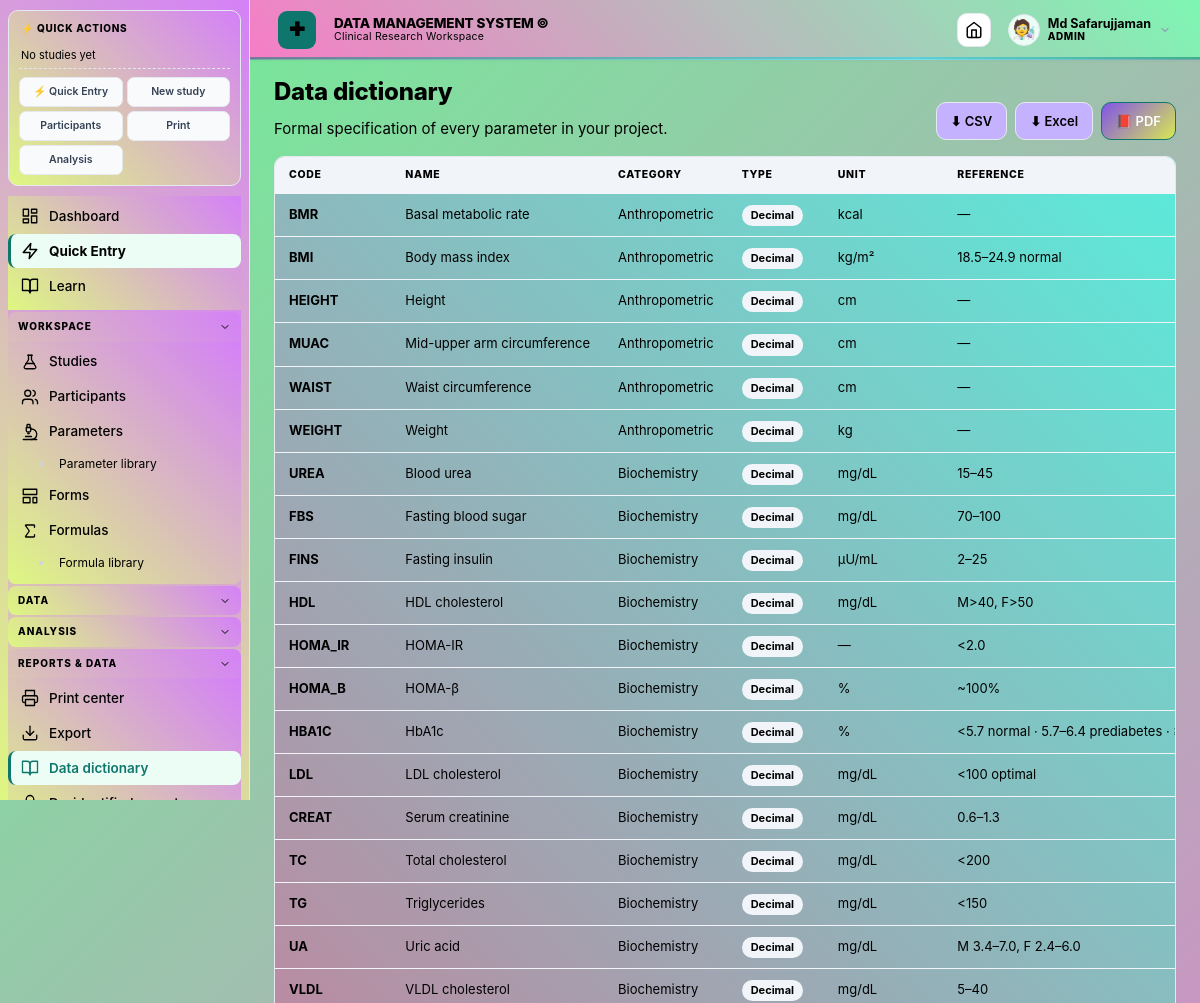
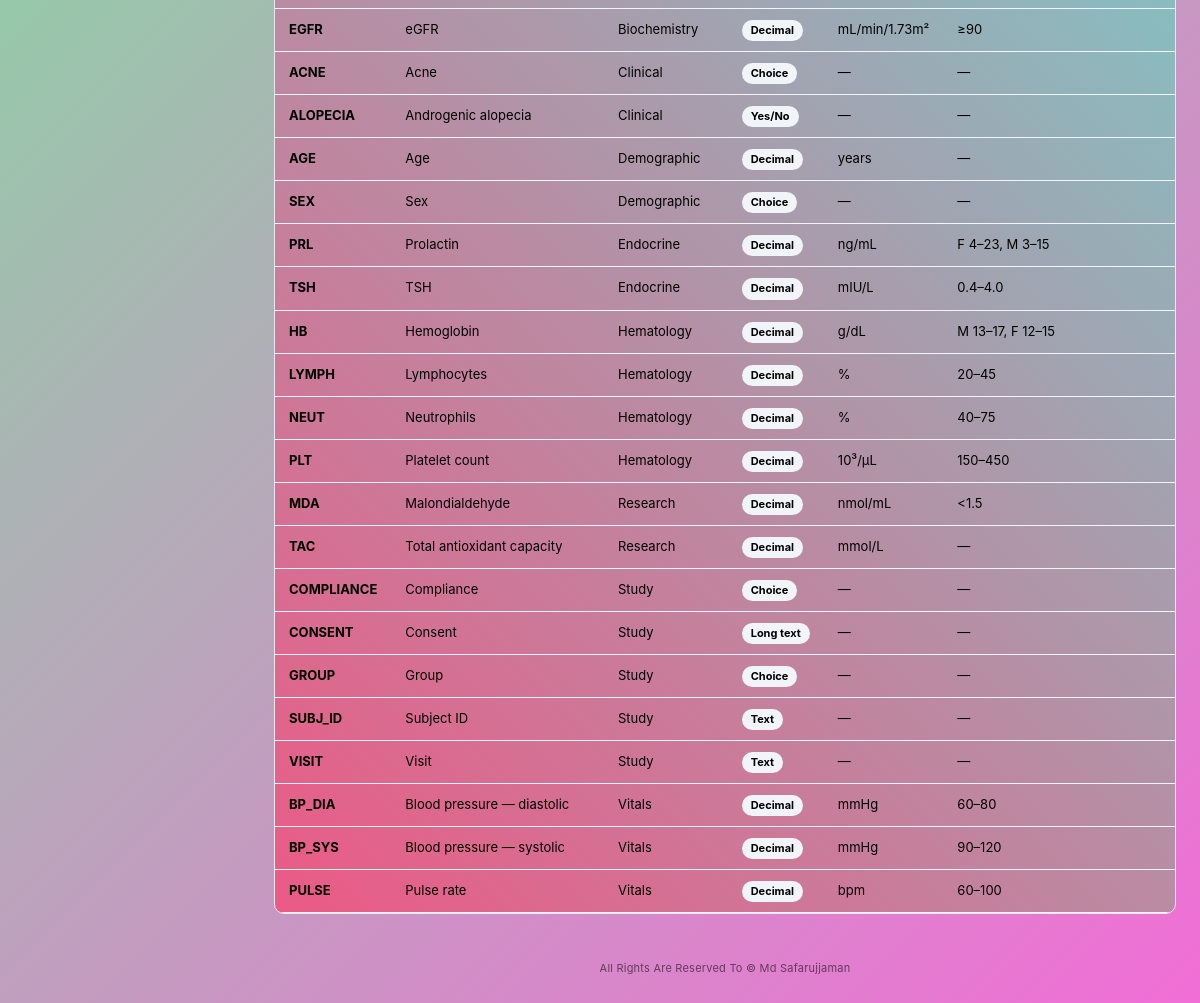
Screenshot of /data-dictionary (signed in) with the database file from the repository (2 pictures, top to bottom).
### tables this page shows
CREATE TABLE settings(
    key   TEXT PRIMARY KEY,
    value TEXT NOT NULL
);

CREATE TABLE users(
    id            INTEGER PRIMARY KEY AUTOINCREMENT,
    username      TEXT UNIQUE NOT NULL,
    password_hash TEXT NOT NULL,
    role          TEXT NOT NULL CHECK(role IN ('ADMIN','RESEARCHER','VIEWER')),
    active        INTEGER NOT NULL DEFAULT 1,
    created_at    TEXT NOT NULL DEFAULT CURRENT_TIMESTAMP,
    last_login    TEXT,
    avatar_type   TEXT DEFAULT 'initials',
    avatar_value  TEXT DEFAULT '',
    avatar_style  TEXT DEFAULT '',
    totp_secret   TEXT DEFAULT '',
    totp_enabled  INTEGER DEFAULT 0,
    totp_backup_codes TEXT DEFAULT '',
    display_name  TEXT DEFAULT '',
    email         TEXT DEFAULT '',
    must_change_password INTEGER DEFAULT 0
);

CREATE TABLE parameters(
    id          INTEGER PRIMARY KEY AUTOINCREMENT,
    code        TEXT UNIQUE NOT NULL,
    name        TEXT NOT NULL,
    group_id    INTEGER,
    category    TEXT DEFAULT 'Other',
    data_type   TEXT DEFAULT 'Decimal',
    unit        TEXT DEFAULT '',
    description TEXT DEFAULT '',
    ref_low     REAL,
    ref_high    REAL,
    ref_text    TEXT DEFAULT '',
    choices     TEXT DEFAULT '',
    min_value   REAL,
    max_value   REAL,
    required    INTEGER DEFAULT 0,
    sort_order  INTEGER DEFAULT 0,
    formula     TEXT DEFAULT '',
    active      INTEGER DEFAULT 1,
    FOREIGN KEY(group_id) REFERENCES parameter_groups(id) ON DELETE SET NULL
);

### data_dictionary_routes.py (the view)
    @app.route("/data-dictionary")
    def data_dictionary_page():
        study_id = request.args.get("study_id", type=int)
        study = one("SELECT * FROM studies WHERE id=?", (study_id,)) if study_id else None
        params = query("""SELECT p.*, g.name AS group_name
                          FROM parameters p
                          LEFT JOIN parameter_groups g ON g.id=p.group_id
                          WHERE p.active=1 ORDER BY p.category, p.sort_order, p.name""")
        formulas = query("""SELECT f.*, p.code AS output_code, p.name AS output_name
                            FROM formulas f LEFT JOIN parameters p ON p.id=f.output_parameter_id
                            WHERE f.active=1 ORDER BY f.name""")
        studies = query("SELECT id,study_code,title FROM studies WHERE archived=0 ORDER BY title")
        return render_template("data_dictionary.html", params=params,
                               formulas=formulas, study=study, studies=studies)

### app.py (called while the page is built, shortened)
@app.context_processor
def inject_globals():
    rt = get_runtime()
    return {
        "app_name":     setting("app_name", APP_NAME),
        "app_tagline":  setting("app_tagline", APP_TAGLINE),
        "institution":  setting("institution", ""),
        "app_settings": settings_dict(),
        "rt":           rt,                # ← runtime settings
        "palette":      PALETTE,
        "roles":        ROLES,
        "data_types":   DATA_TYPES,
        "now":          datetime.now(),
        "current_user": getattr(g, "user", None),
    }

@app.before_request
def load_user():
    g.user = None
    uid = session.get("user_id")
    if uid:
        row = one("SELECT id,username,display_name,role,active,avatar_type,avatar_value,avatar_style FROM users WHERE id=? AND active=1", (uid,))
        if row:
            sess_tok = session.get("_sess_tok")
            g.user = row
        else:
            session.clear()

@app.before_request
def require_login():
    ep = request.endpoint
    if not ep or ep in PUBLIC: return None
    if not g.user:
        return redirect(url_for("login", next=request.path))
    return None

def csrf_token():
    tok = session.get("_csrf")
    if not tok:
        tok = secrets.token_urlsafe(32)
        session["_csrf"] = tok
    return tok

def recent_studies_for_sidebar(limit=3):
    try:
        from database import query
        return query("""SELECT id, study_code, title
                       FROM studies WHERE archived = 0
                       ORDER BY id DESC LIMIT ?""", (limit,))
    except Exception:
        return []

def display_name_of(user):
    if not user:
        return ""
    try:
        dn = user["display_name"]
        if dn:
            return dn
    except (KeyError, IndexError, TypeError):
        pass
    try:
        return user["username"]
    except (KeyError, IndexError, TypeError):
        return ""

@app.context_processor
def _cache_buster():
    import time
    return {"_cb": str(int(time.time() // 10))}

@app.before_request
def enforce_roles():
    if not getattr(g, "user", None):
        return None
    ep = request.endpoint or ""
    if not ep:
        return None
    if ep in PUBLIC:
        return None
    role = g.user["role"]
    if role == "ADMIN":
        return None
    if ep in ADMIN_ONLY_ENDPOINTS:
        abort(403)
    if role == "VIEWER" and ep not in VIEWER_ALLOWED_ENDPOINTS:
        abort(403)
    return None

### templates/data_dictionary.html (shortened to what this page needs)
{% extends "base.html" %}{% block title %}Data dictionary · {{ app_name }}{% endblock %}
{% block content %}
<div class="pagehead">
  <div><h1>Data dictionary</h1>
  <p>Formal specification of every parameter in your project.</p></div>
  <div style="display:flex;gap:8px">
    <a class="btn" href="{{ url_for('data_dictionary_export', fmt='csv') }}">⬇ CSV</a>
    <a class="btn" href="{{ url_for('data_dictionary_export', fmt='xlsx') }}">⬇ Excel</a>
    <a class="btn primary" href="{{ url_for('data_dictionary_export', fmt='pdf') }}">📕 PDF</a>
  </div>
</div>
<div class="card table-wrap">
  <table>
    <thead><tr><th>Code</th><th>Name</th><th>Category</th><th>Type</th>
      <th>Unit</th><th>Reference</th><th>Required</th></tr></thead>
    <tbody>
      {% for p in params %}
      <tr>
        <td><b>{{ p.code }}</b></td>
        <td>{{ p.name }}</td>
        <td>{{ p.category }}<br><small class="muted">{{ p.group_name or '' }}</small></td>
        <td><span class="badge">{{ p.data_type }}</span></td>
        <td>{{ p.unit or '—' }}</td>
        <td>
          {% if p.ref_text %}{{ p.ref_text }}
          {% elif p.ref_low is not none or p.ref_high is not none %}
            {{ p.ref_low if p.ref_low is not none else '' }}–{{ p.ref_high if p.ref_high is not none else '' }}
          {% else %}—{% endif %}
        </td>
      </tr>
      {% else %}
      <tr><td colspan="7" class="muted" style="text-align:center;padding:28px">No parameters yet.</td></tr>
      {% endfor %}
    </tbody>
  </table>
</div>
{% endblock %}

### templates/base.html (shortened to what this page needs)
<!doctype html>
<html lang="en">
<head>
<link rel="stylesheet" href="{{ url_for('static', filename='css/pro.css') }}">
<link rel="stylesheet" href="{{ url_for('static', filename='css/fonts.css') }}">
{% set _fc = app_settings.get('ui_font_class','') %}
</head>
<body class="{{ app_settings.get('ui_font_class','') }}">
{% from "_avatar.html" import site_logo, user_avatar %}
{% from "_icons.html" import icon %}
<div class="shell">
<aside class="sidebar" id="sidebar">
  <div class="quick-panel">
    <div class="quick-head">
      <span class="quick-title">⚡ Quick actions</span>
    </div>
    {% set _studies = recent_studies_for_sidebar() if recent_studies_for_sidebar is defined else [] %}
    {% if _studies %}
    {% for s in _studies %}
    <div class="quick-study">
      <span class="quick-study-code">{{ s.study_code }}</span>
      <div class="quick-study-actions">
        <a href="{{ url_for('participants_list') }}?study_id={{ s.id }}" title="Participants">👥</a>
        <a href="{{ url_for('participant_new') }}" title="Add">➕</a>
        <a href="{{ url_for('print_participants_summary', sid=s.id) }}" target="_blank" title="Print">🖨</a>
        <a href="{{ url_for('export_study', sid=s.id, fmt='xlsx') }}" title="Export">⬇</a>
      </div>
    </div>
    {% endfor %}
    {% else %}
    <div class="quick-empty">No studies yet</div>
    {% endif %}
    <div class="quick-globals">
      <a href="{{ url_for('quick_entry_page') }}" style="background:#ecfdf5;border-color:#a7f3d0;color:#0f766e;font-weight:800">⚡ Quick Entry</a>
      <a href="{{ url_for('study_new') }}">New study</a>
      <a href="{{ url_for('participants_list') }}">Participants</a>
      <a href="{{ url_for('print_hub') }}">Print</a>
      <a href="{{ url_for('analysis_hub') }}">Analysis</a>
    </div>
  </div>
  <nav class="sb-nav">
    <div class="sb-items sb-flat">
      <a href="{{ url_for('dashboard') }}" data-path="/" data-exact="1">
        Dashboard
      </a>
      <a href="{{ url_for('quick_entry_page') }}" data-path="/quick-entry"
         style="background:#ecfdf5;border-left-color:#0f766e;color:#0f766e;font-weight:700">
        Quick Entry
      </a>
      <a href="{{ url_for('learn_home') }}" data-path="/learn">
        Learn
      </a>
    </div>
    {% if current_user and current_user.role in ('ADMIN','RESEARCHER') %}
    <div class="sb-group" data-group="workspace">
      <button type="button" class="sb-group-head">
        <span class="sb-group-label">Workspace</span>
      </button>
      <div class="sb-items">
        <a href="{{ url_for('studies_list') }}" data-path="/studies">
          {{ icon('flask', 18, 'currentColor', 1.75) }} Studies
        </a>
        <a href="{{ url_for('participants_list') }}" data-path="/participants">
          {{ icon('users', 18, 'currentColor', 1.75) }} Participants
        </a>
        <a href="{{ url_for('parameters_list') }}" data-path="/parameters" data-exact="1">
          {{ icon('microscope', 18, 'currentColor', 1.75) }} Parameters
        </a>
        <a href="{{ url_for('parameter_library_page') }}" data-path="/parameters/library" class="sb-sub">
          Parameter library
        </a>
        <a href="{{ url_for('forms_list') }}" data-path="/forms">
          {{ icon('layout-template', 18, 'currentColor', 1.75) }} Forms
        </a>
        <a href="{{ url_for('formulas_list') }}" data-path="/formulas" data-exact="1">
          {{ icon('sigma', 18, 'currentColor', 1.75) }} Formulas
        </a>
        <a href="{{ url_for('formula_library_page') }}" data-path="/formulas/library" class="sb-sub">
          Formula library
        </a>
      </div>
    </div>
    <div class="sb-group" data-group="data">
      <button type="button" class="sb-group-head">
        <span class="sb-group-label">Data</span>
      </button>
    </div>
    <div class="sb-group" data-group="analysis">
      <button type="button" class="sb-group-head">
        <span class="sb-group-label">Analysis</span>
      </button>
    </div>
    <div class="sb-group" data-group="reports">
      <button type="button" class="sb-group-head">
        <span class="sb-group-label">Reports &amp; data</span>
      </button>
      <div class="sb-items">
        <a href="{{ url_for('print_hub') }}" data-path="/print" data-exact="1">
          {{ icon('printer', 18, 'currentColor', 1.75) }} Print center
        </a>
        <a href="{{ url_for('export_page') }}" data-path="/export" data-exact="1">
          {{ icon('download', 18, 'currentColor', 1.75) }} Export
        </a>
        <a href="{{ url_for('data_dictionary_page') }}" data-path="/data-dictionary">
          {{ icon('book-open', 18, 'currentColor', 1.75) }} Data dictionary
        </a>
        <a href="{{ url_for('deidentify_export') }}" data-path="/export/deidentify">
        </a>
      </div>
    </div>
    {% endif %}
  </nav>
</aside>
<main>
  <header class="topbar">
    <span class="topbar-logo" aria-hidden="true">
      {{ site_logo(app_settings, 38) }}
    </span>
    <div class="topbar-brand">
      <div class="topbar-title">{{ app_name }}</div>
      <div class="topbar-sub">Clinical Research Workspace</div>
    </div>
    <a class="iconbtn" href="{{ url_for('dashboard') }}" title="Home" id="home-btn">
    </a>
    {% if current_user %}
      <div class="userchip" id="userchip">
        {{ user_avatar(current_user, 32) }}
        <div class="uc-meta">
          <span class="uc-name">{{ display_name_of(current_user) }}</span>
          <span class="uc-role">{{ current_user.role|capitalize }}</span>
        </div>
      </div>
    {% endif %}
  </header>
  <section class="content">
    {% block content %}{% endblock %}
  </section>
  <footer class="appfoot">
    {{ app_settings.get('copyright', '© ' + app_name) }}
  </footer>
</main>
</div>
<link rel="stylesheet" href="/theme.css?v={{ range(1000000, 9999999) | random }}">
</body>
</html>

### templates/_avatar.html (shortened to what this page needs)
{% macro user_avatar(u, size=32, ring=False) %}
{% set s = size|int %}
{% set border = '2px solid #a7f3d0' if ring else '1px solid #e2e8f0' %}
{% if u.avatar_type == 'upload' and u.avatar_value %}
  <img src="{{ url_for('avatar_file', fname=u.avatar_value) }}" alt=""
       style="width:{{ s }}px;height:{{ s }}px;border-radius:50%;object-fit:cover;border:{{ border }};display:inline-block;vertical-align:middle">
{% elif u.avatar_type == 'dicebear' and u.avatar_style %}
  <img src="https://api.dicebear.com/7.x/{{ u.avatar_style }}/svg?seed={{ u.avatar_value or u.username }}"
       alt=""
       style="width:{{ s }}px;height:{{ s }}px;border-radius:50%;object-fit:cover;border:{{ border }};display:inline-block;vertical-align:middle">
{% elif u.avatar_type == 'gif' and u.avatar_value %}
  <img src="{{ u.avatar_value }}" alt=""
       style="width:{{ s }}px;height:{{ s }}px;border-radius:50%;object-fit:cover;border:{{ border }};display:inline-block;vertical-align:middle">
{% elif u.avatar_type == 'emoji' and u.avatar_value %}
  <span style="display:inline-grid;place-items:center;width:{{ s }}px;height:{{ s }}px;
               border-radius:50%;background:#ecfdf5;border:{{ border }};
               font-size:{{ (s * 0.6)|int }}px;line-height:1;
               vertical-align:middle">{{ u.avatar_value }}</span>
{% else %}
  <span style="display:inline-grid;place-items:center;width:{{ s }}px;height:{{ s }}px;
               border-radius:50%;background:var(--primary);color:#fff;
               font-weight:700;font-size:{{ (s * 0.45)|int }}px;
               vertical-align:middle;border:{{ border }}">{{ u.username[0]|upper }}</span>
{% endif %}
{% endmacro %}
{% macro site_logo(settings, size=30) %}
{% set s = size|int %}
{% set logo_url = settings.get('brand_logo_url', '') or '' %}
{% set mark_value = settings.get('brand_mark_value', '✚') or '✚' %}
{% if logo_url and logo_url.strip() %}
  <span class="brandmark" style="display:none;width:{{ s }}px;height:{{ s }}px;
        font-size:{{ (s * 0.5)|int }}px">{{ mark_value }}</span>
{% endif %}
{% endmacro %}

### rows the page displays
settings: value "DATA MANAGEMENT SYSTEM ©", get "All Rights Are Reserved To © Md Safarujjaman"
users: avatar_value "🧑‍🔬", display_name "Md Safarujjaman", role "ADMIN"
parameters: code "BMR", name "Basal metabolic rate", category "Anthropometric", data_type "Decimal", unit "kcal", ref_text "—"
parameters: code "BMI", name "Body mass index", category "Anthropometric", data_type "Decimal", unit "kg/m²", ref_text "18.5–24.9 normal"
parameters: code "HEIGHT", name "Height", category "Anthropometric", data_type "Decimal", unit "cm"
parameters: code "MUAC", name "Mid-upper arm circumference", category "Anthropometric", data_type "Decimal", unit "cm"
parameters: code "WAIST", name "Waist circumference", category "Anthropometric", data_type "Decimal", unit "cm"
parameters: code "WEIGHT", name "Weight", category "Anthropometric", data_type "Decimal", unit "kg"
parameters: code "UREA", name "Blood urea", category "Biochemistry", data_type "Decimal", unit "mg/dL", ref_text "15–45"
parameters: code "FBS", name "Fasting blood sugar", category "Biochemistry", data_type "Decimal", unit "mg/dL", ref_text "70–100"
parameters: code "FINS", name "Fasting insulin", category "Biochemistry", data_type "Decimal", unit "μU/mL", ref_text "2–25"
parameters: code "HDL", name "HDL cholesterol", category "Biochemistry", data_type "Decimal", unit "mg/dL", ref_text "M>40, F>50"
parameters: code "HOMA_IR", name "HOMA-IR", category "Biochemistry", data_type "Decimal", unit "—", ref_text "<2.0"
parameters: code "HOMA_B", name "HOMA-β", category "Biochemistry", data_type "Decimal", unit "%", ref_text "~100%"
parameters: code "HBA1C", name "HbA1c", category "Biochemistry", data_type "Decimal", unit "%", ref_text "<5.7 normal · 5.7–6.4 prediabetes ·…"
parameters: code "LDL", name "LDL cholesterol", category "Biochemistry", data_type "Decimal", unit "mg/dL", ref_text "<100 optimal"
parameters: code "CREAT", name "Serum creatinine", category "Biochemistry", data_type "Decimal", unit "mg/dL", ref_text "0.6–1.3"
parameters: code "TC", name "Total cholesterol", category "Biochemistry", data_type "Decimal", unit "mg/dL", ref_text "<200"
parameters: code "TG", name "Triglycerides", category "Biochemistry", data_type "Decimal", unit "mg/dL", ref_text "<150"
parameters: code "UA", name "Uric acid", category "Biochemistry", data_type "Decimal", unit "mg/dL", ref_text "M 3.4–7.0, F 2.4–6.0"
parameters: code "VLDL", name "VLDL cholesterol", category "Biochemistry", data_type "Decimal", unit "mg/dL", ref_text "5–40"
parameters: code "EGFR", name "eGFR", category "Biochemistry", data_type "Decimal", unit "mL/min/1.73m²", ref_text "≥90"
parameters: code "ACNE", name "Acne", category "Clinical", data_type "Choice", unit "—"
parameters: code "ALOPECIA", name "Androgenic alopecia", category "Clinical", data_type "Yes/No", unit "—"
parameters: code "AGE", name "Age", category "Demographic", data_type "Decimal", unit "years"
parameters: code "SEX", name "Sex", category "Demographic", data_type "Choice", unit "—"
parameters: code "PRL", name "Prolactin", category "Endocrine", data_type "Decimal", unit "ng/mL", ref_text "F 4–23, M 3–15"
parameters: code "TSH", name "TSH", category "Endocrine", data_type "Decimal", unit "mIU/L", ref_text "0.4–4.0"
parameters: code "HB", name "Hemoglobin", category "Hematology", data_type "Decimal", unit "g/dL", ref_text "M 13–17, F 12–15"
parameters: code "LYMPH", name "Lymphocytes", category "Hematology", data_type "Decimal", unit "%", ref_text "20–45"
parameters: code "NEUT", name "Neutrophils", category "Hematology", data_type "Decimal", unit "%", ref_text "40–75"
parameters: code "PLT", name "Platelet count", category "Hematology", data_type "Decimal", unit "10³/μL", ref_text "150–450"
parameters: code "MDA", name "Malondialdehyde", category "Research", data_type "Decimal", unit "nmol/mL", ref_text "<1.5"
parameters: code "TAC", name "Total antioxidant capacity", category "Research", data_type "Decimal", unit "mmol/L", ref_text "—"
parameters: code "COMPLIANCE", name "Compliance", category "Study", data_type "Choice", unit "—"
parameters: code "CONSENT", name "Consent", category "Study", data_type "Long text", unit "—"
parameters: code "GROUP", name "Group", category "Study", data_type "Choice", unit "—"
parameters: code "SUBJ_ID", name "Subject ID", category "Study", data_type "Text", unit "—"
parameters: code "VISIT", name "Visit", category "Study", data_type "Text", unit "—"
parameters: code "BP_DIA", name "Blood pressure — diastolic", category "Vitals", data_type "Decimal", unit "mmHg", ref_text "60–80"
parameters: code "BP_SYS", name "Blood pressure — systolic", category "Vitals", data_type "Decimal", unit "mmHg", ref_text "90–120"
parameters: code "PULSE", name "Pulse rate", category "Vitals", data_type "Decimal", unit "bpm", ref_text "60–100"

### other values shown
{{ mark_value }} "✚"
